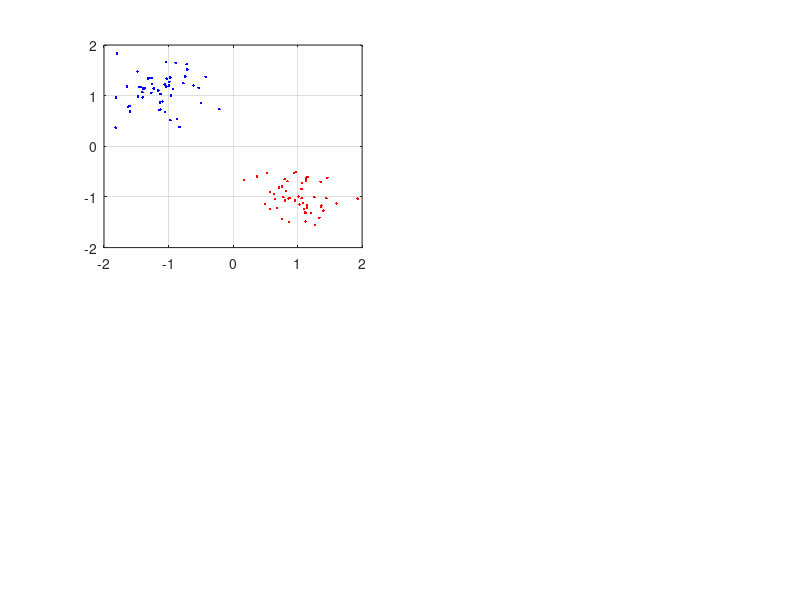

The MATLAB script that drew this image: (Note: this script raises an error after producing the figure.)
% %  main9.a  MATLAB main program for Kernel pdf estimation
%   Course 02457, November 2007, LKH
%  
clear
%
N1=50;          % Number of data points in d=2 data 
N2=50;
sig=1.5;sig2=sig^2;
%
centers=zeros(2,2);
centers(1,1)=1;
centers(2,1)=-1;
centers(1,2)=-1;
centers(2,2)=1;
width=sqrt(0.1);       % std of simulation normal distribution
%
% Normal distributed data for training set clusters
train1=centers(:,1)*ones(1,N1) + width*randn(2,N1);
train2=centers(:,2)*ones(1,N2) + width*randn(2,N2);
train=[train1,train2];
%
subplot(2,2,1)
plot(train1(1,:),train1(2,:),'r.',train2(1,:),train2(2,:),'b.')
grid
dists=gp_dist(train,train);
K=exp( - dists/(2*sig2));
%
subplot(2,2,2)
imagesc(K,[0 1]), colormap('gray'),colorbar
%
subplot(2,2,3)
width=sqrt(2);       % std of simulation normal distribution
%);
% Normal distributed data for training set clusters
train1=centers(:,1)*ones(1,N1) + width*randn(2,N1);
train2=centers(:,2)*ones(1,N2) + width*randn(2,N2);
train=[train1,train2];
plot(train1(1,:),train1(2,:),'r.',train2(1,:),train2(2,:),'b.')
grid
dists=gp_dist(train,train);
K=exp( - dists/(2*sig2));
subplot(2,2,4)
imagesc(K,[0 1]), colormap('gray'),colorbar








